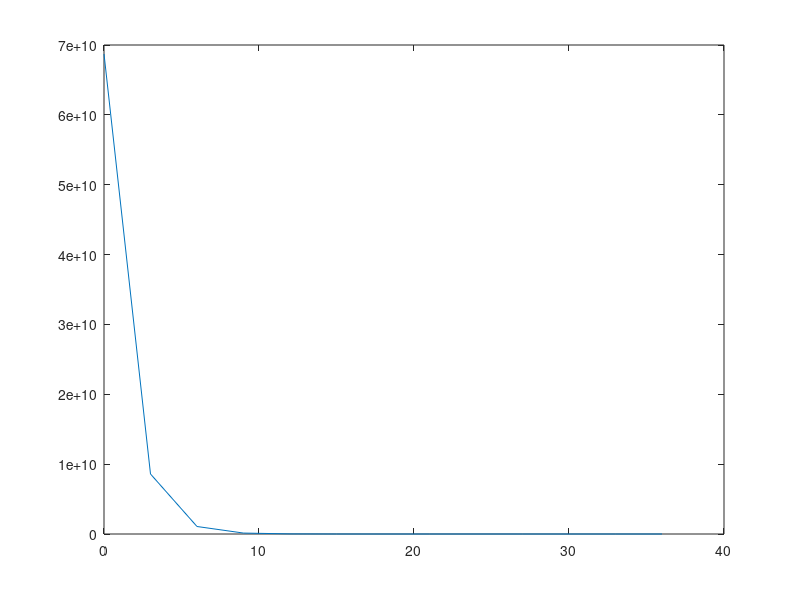
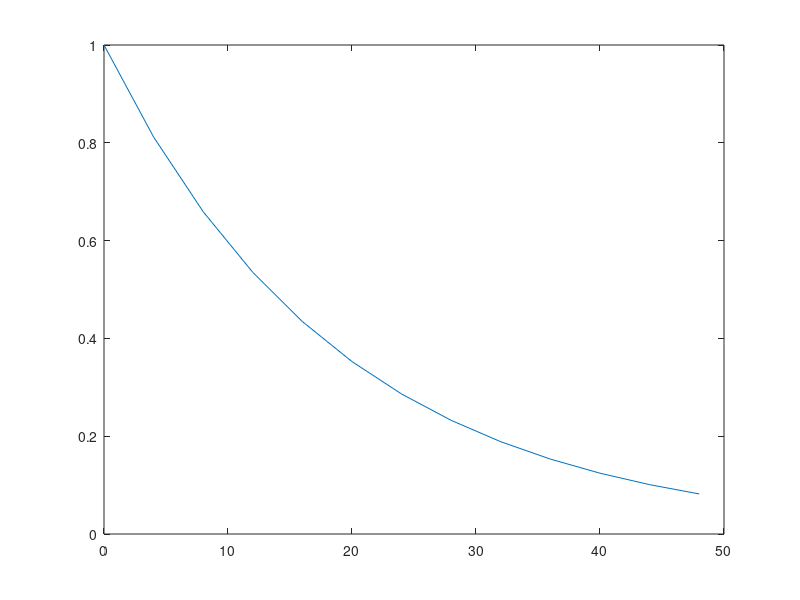

MATLAB code to generate these figures, in order:
%practical 4

% Question 1:
N = 1; %Initial bacterium is 1
k = log(2); %constant
N0 = 1;
bacteria = [];
for t = 0:3:36 %1 iteration equals 40 mins, so 36 in 24hours
    N = N0*exp(t*k)
    bacteria = [N bacteria];
end
figure;plot(0:3:36,bacteria)

% Question 2:
halflife = 13.3;
k = log(0.5)/halflife;
iodine = [];
for t = 0:4:48
    A = exp(t*k);
    iodine = [iodine A];
end
figure;plot(0:4:48,iodine)

%Question 3:
M = 20;
b = 0.25;
t = 0.01;
a = 0.25;

alpha = a/b;
beta = (pi*alpha)/2;
sigma = (6*M)/(t*b^2);
C = sqrt(tan(beta)/beta)*[(0.923+0.199*(1-sin(beta)^2))/cos(beta)];
K = C*sigma*sqrt(pi*a);
disp(K)

fprintf('The stress intensity factor for a beam that is %.4f m wide and %.4f m thick')
